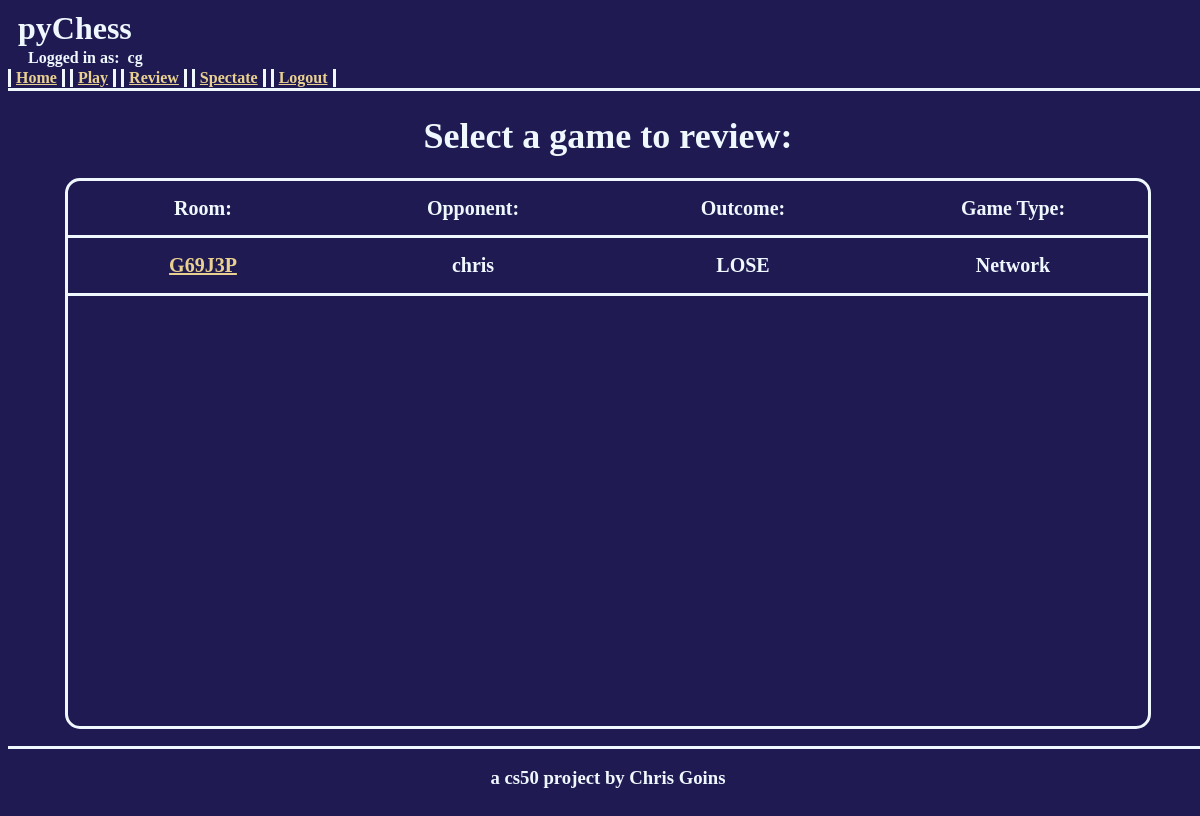
Screenshot of /review (signed in) with the database file from the repository.
### pychess/models.py (models this page shows, shortened)
class User(AbstractUser):
    pass

class Game(models.Model):
    roomCode = models.CharField(max_length=6, unique=True, null=True, blank=True)
    player1 = models.ForeignKey(User, on_delete=models.CASCADE, related_name="player1")
    player2 = models.ForeignKey(User, on_delete=models.CASCADE, related_name="player2", null=True, blank=True)
    isActive = models.BooleanField()
    winner = models.ForeignKey(User, on_delete=models.CASCADE, related_name="winner", null=True, blank=True)

### pychess/views.py (the view)
# urls.py: path("review", views.review, name="review"),
@login_required
def review(request):
    if request.method == "GET":
        gameQuery = Game.objects.filter(player1 = request.user) | Game.objects.filter(player2 = request.user)
        games = []
        for query in gameQuery:
            if not query.isActive:
                if query.player1 != query.player2:
                    gameType = "Network"
                    opponent = query.player2 if request.user == query.player1 else query.player1
                else:
                    gameType = "Local"
                    opponent = "---"
                game = {}
                game['gameType'] = gameType
                game['opponent'] = opponent
                if query.winner == request.user:
                    game['outcome'] = "WIN"
                elif query.winner == None:
                    game['outcome'] = "DRAW"
                else:
                    game['outcome'] = "LOSE"
                game['roomCode'] = query.roomCode
                games.append(game)
        return render(request, 'pychess/review.html', {"games":games})
    else:
        return JsonResponse({"error":"Invalid request method"}, status=405)

### pychess/templates/pychess/review.html (shortened to what this page needs)
{% extends "pychess/layout.html"%}
{% block body %}
<div class="pageHeader">
    {% if games %}
        Select a game to review:
    {% else %}
        No games to review!
    {% endif %}
</div>
<div class="tableContainer">
    <div class="infoTable">
        {% if games %}
            <div class="infoRow">
                <div class="infoItem">Room:</div>
                <div class="infoItem">Opponent:</div>
                <div class="infoItem">Outcome:</div>
                <div class="infoItem">Game Type:</div>
            </div>
            {% for game in games %}
                <div class="infoRow">
                    <div class="infoItem"><a href="{% url 'reviewGame' game.roomCode %}">{{ game.roomCode }}</a></div>
                    <div class="infoItem">{{ game.opponent }}</div>
                    <div class="infoItem">{{ game.outcome }}</div>
                    <div class="infoItem">{{ game.gameType }}</div>
                </div>
            {% endfor %}
        {% else %}
            <div class="infoRow">
                <a href="{% url 'play' %}">Try starting a new game here!</a>
            </div>
        {% endif %}
    </div>
</div>
{% endblock %}

### pychess/templates/pychess/layout.html (shortened to what this page needs)
{% load static %}
<!DOCTYPE html>
<html lang="en">
    <head>
        <link rel="stylesheet" href="{% static 'pychess/styles.css' %}">
    </head>
    <body>
        <div class="screen">
            <div class="header">
                <div class="mainHeader">
                    pyChess
                </div>
                <div class="subHeader">
                    {% if user.is_authenticated %}
                        Logged in as: &nbsp;<strong>{{ user }}</strong>
                    {% else %}
                        You are not logged in
                    {% endif %}
                </div>
                <div class="navBar">
                    {% if user.is_authenticated %}
                        <div class="navLink"><a href="{% url 'index' %}">Home</a></div>
                        <div class="navLink"><a href="{% url 'play' %}">Play</a></div>
                        <div class="navLink"><a href="{% url 'review' %}">Review</a></div>
                        <div class="navLink"><a href="{% url 'spectate' %}">Spectate</a></div>
                        <div class="navLink"><a href="{% url 'logout' %}">Logout</a></div>
                    {% else %}
                        <div class="navLink"><a href="{% url 'login' %}">Login</a></div>
                        <div class="navLink"><a href="{% url 'register' %}">Register</a></div>
                        <div class="navLink"><a href="{% url 'spectate' %}">Spectate</a></div>
                    {% endif %}
                </div>
            </div>
            <div class="content">
                {% block body %}
                {% endblock %}
            </div>
            <div class="footer">
                <h3>a cs50 project by Chris Goins</h3>
            </div>
        </div>
    </body>
</html>

### pychess/static/pychess/styles.css (style rules this page uses)
body { background-color: rgb(31, 27, 82); }
a { color:rgb(233, 208, 145); }
.screen { display:flex; flex-direction: column; height:100vh; width:100vw; }
.header { color:aliceblue; display:flex; flex-direction:column; width:100%; flex-basis:10%; flex-grow:0; flex-shrink:0; border-bottom:solid; border-color:aliceblue; }
.content { color:aliceblue; display:flex; flex-direction:column; width:100%; flex-basis:85%; flex-grow:0; flex-shrink:1; min-height:350px; }
.footer { color:aliceblue; display:flex; flex-basis:5%; flex-grow:0; flex-shrink:1; justify-content: center; align-items:center; text-align: center; border-top: solid; border-color:aliceblue; }
.mainHeader { color:aliceblue; display:flex; flex-basis:50%; font-size:32px; font-weight:bold; align-items:center; padding-left:10px; }
.subHeader { color:aliceblue; display:flex; flex-basis:25%; font-size:16px; font-weight: bold; align-items:center; padding-left:20px; }
.navBar { display:flex; flex-direction:row; flex-basis:25%; align-items:center; }
.navLink { font-weight:bold; border-left:solid; border-right:solid; padding-left:5px; padding-right:5px; margin-right:5px; }

### pychess/templates/pychess/review.html (style rules this page uses)
.pageHeader { font-size:36px; text-align:center; margin:2%; font-weight: bold; }
.tableContainer { display:flex; flex-direction:row; flex-basis:90%; align-items:center; justify-content:center; margin-bottom:20px; }
.infoTable { display:flex; flex-direction: column; flex-basis:50%; height:100%; align-items: center; margin-left:10px; margin-right:10px; border:solid; border-color:aliceblue; border-radius:15px; overflow-y: scroll; }
.infoRow { display:flex; flex-direction:row; width:100%; flex-basis:10%; flex-grow:0; flex-shrink:0; align-items: center; justify-content:center; font-size:20px; font-weight: bold; border-bottom:solid; }
.infoItem { height:100%; display:flex; align-items: center; justify-content: center; flex-grow:0; flex-shrink:0; flex-basis:25%; overflow:hidden; text-overflow: ellipsis; }
@media (max-width:1500px) { .infoTable { flex-basis:90%; } }

### rows the page displays
User: username "cg"
User: roomCode "G69J3P", opponent "chris", outcome "LOSE", gameType "Network"
